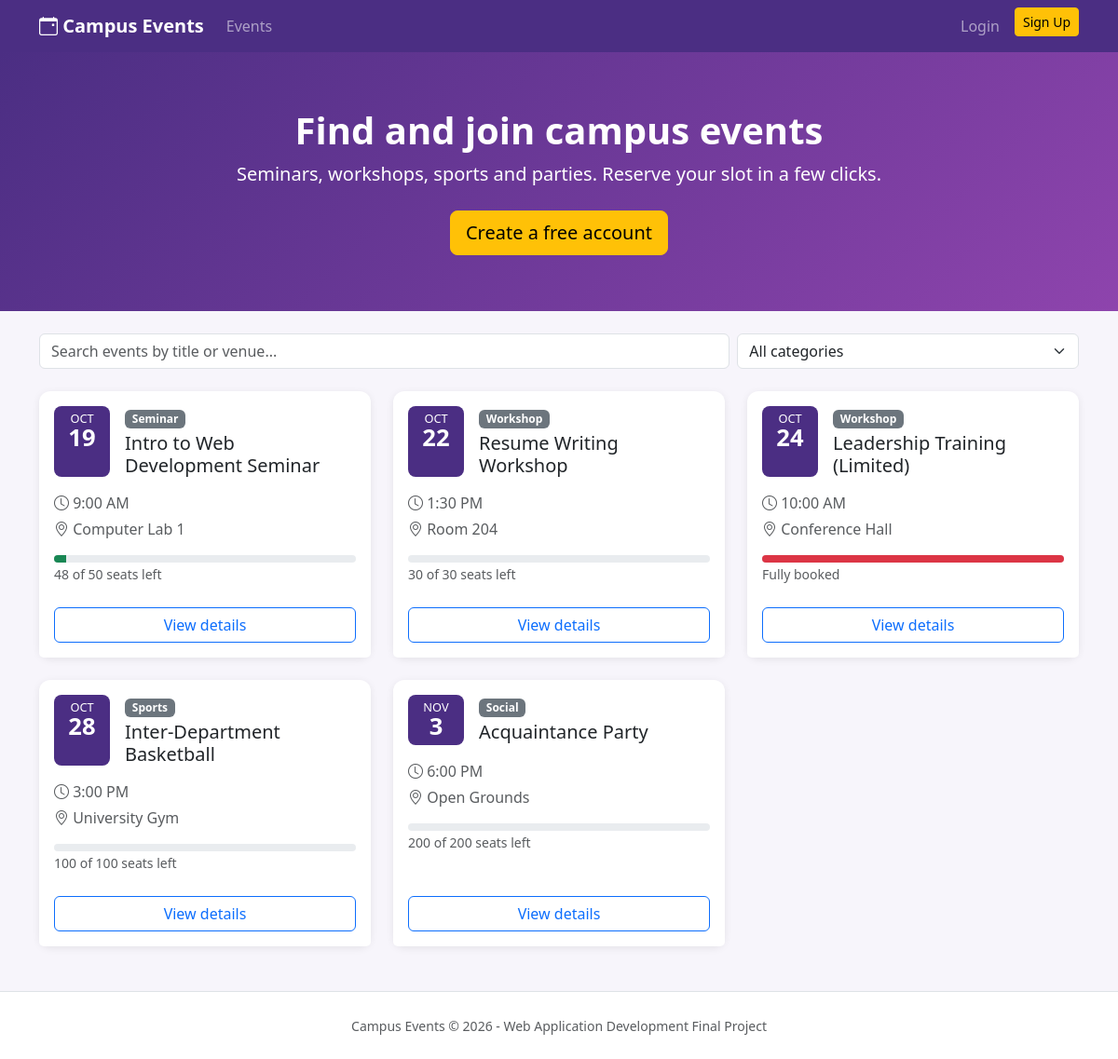
The page / on the database its author committed.
### tables this page shows
CREATE TABLE events (
    id INT AUTO_INCREMENT PRIMARY KEY,
    title VARCHAR(100) NOT NULL,
    category ENUM('Seminar','Workshop','Sports','Social') NOT NULL,
    event_date DATETIME NOT NULL,
    venue VARCHAR(100) NOT NULL,
    capacity INT NOT NULL,
    description TEXT
);

### config.php (called while the page is built, shortened)
<?php
function e($text) {
    return htmlspecialchars((string) $text, ENT_QUOTES, 'UTF-8');
}
function percent_full($registered, $capacity) {
    return min(100, round($registered / $capacity * 100));
}
function bar_color($percent) {
    if ($percent >= 100) {
        return 'bg-danger';
    } elseif ($percent >= 70) {
        return 'bg-warning';
    }
    return 'bg-success';
}

### index.php (the view, shortened to what this page needs)
<?php
require 'config.php';
$sql = 'SELECT events.*,
               (SELECT COUNT(*) FROM registrations WHERE registrations.event_id = events.id) AS registered
        FROM events
        WHERE event_date >= NOW()';
$params = [];
$sql .= ' ORDER BY event_date';
$stmt = $db->prepare($sql);
$stmt->execute($params);
$events = $stmt->fetchAll(PDO::FETCH_ASSOC);
include 'header.php';
?>
<div class="hero">
    <div class="container">
        <h1 class="fw-bold">Find and join campus events</h1>
        <p class="lead mb-4">Seminars, workshops, sports and parties. Reserve your slot in a few clicks.</p>
        <?php if (!isset($_SESSION['user_id'])): ?>
            <a href="register.php" class="btn btn-warning btn-lg">Create a free account</a>
        <?php endif; ?>
    </div>
</div>
<div class="container mt-4">
    <div class="row g-2 mb-4">
        <div class="col-12 col-md-8">
            <input type="text" id="searchBox" class="form-control" placeholder="Search events by title or venue...">
        </div>
        <div class="col-12 col-md-4">
            <form method="get">
                <select name="category" class="form-select" onchange="this.form.submit()">
                    <option value="all">All categories</option>
                </select>
            </form>
        </div>
    </div>
    <div class="row row-cols-1 row-cols-md-2 row-cols-lg-3 g-4" id="eventList">
    <?php foreach ($events as $ev): ?>
        <?php
            $percent = percent_full($ev['registered'], $ev['capacity']);
            $left = $ev['capacity'] - $ev['registered'];
        ?>
        <div class="col event-item">
            <div class="card event-card h-100">
                <div class="card-body">
                    <div class="d-flex gap-3 mb-3">
                        <div class="date-badge">
                            <div class="month"><?= date('M', strtotime($ev['event_date'])) ?></div>
                            <div class="day"><?= date('j', strtotime($ev['event_date'])) ?></div>
                        </div>
                        <div>
                            <span class="badge bg-secondary"><?= e($ev['category']) ?></span>
                            <h5 class="mt-1 mb-0 event-title"><?= e($ev['title']) ?></h5>
                        </div>
                    </div>
                    <p class="mb-1 text-muted"><i class="bi bi-clock"></i> <?= e(date('g:i A', strtotime($ev['event_date']))) ?></p>
                    <p class="mb-3 text-muted event-venue"><i class="bi bi-geo-alt"></i> <?= e($ev['venue']) ?></p>
                    <div class="progress" style="height: 8px;">
                        <div class="progress-bar <?= bar_color($percent) ?>" style="width: <?= $percent ?>%"></div>
                    </div>
                    <small class="text-muted">
                        <?= $left > 0 ? $left . ' of ' . $ev['capacity'] . ' seats left' : 'Fully booked' ?>
                    </small>
                </div>
                <div class="card-footer bg-white border-0 pb-3">
                    <a href="event.php?id=<?= $ev['id'] ?>" class="btn btn-outline-primary w-100">View details</a>
                </div>
            </div>
        </div>
    <?php endforeach; ?>
    </div>
</div>
<?php include 'footer.php'; ?>

### header.php (shortened to what this page needs)
<!DOCTYPE html>
<html lang="en">
<head>
    <link href="https://cdn.jsdelivr.net/npm/bootstrap@5.3.3/dist/css/bootstrap.min.css" rel="stylesheet">
    <link href="https://cdn.jsdelivr.net/npm/bootstrap-icons@1.11.3/font/bootstrap-icons.css" rel="stylesheet">
    <link href="style.css" rel="stylesheet">
</head>
<body>
<nav class="navbar navbar-expand-md navbar-dark navbar-purple">
    <div class="container">
        <a class="navbar-brand fw-bold" href="index.php"><i class="bi bi-calendar-event"></i> Campus Events</a>
        <div class="collapse navbar-collapse" id="menu">
            <ul class="navbar-nav me-auto">
                <li class="nav-item"><a class="nav-link" href="index.php">Events</a></li>
            </ul>
            <ul class="navbar-nav">
                <?php if (isset($_SESSION['user_id'])): ?>
                    <li class="nav-item"><span class="navbar-text me-3">
                        <i class="bi bi-person-circle"></i> <?= e($_SESSION['full_name'] ?? $_SESSION['username']) ?>
                        <?php if ($_SESSION['role'] == 'admin'): ?><span class="badge bg-warning text-dark">organizer</span><?php endif; ?>
                    </span></li>
                    <li class="nav-item"><a class="btn btn-outline-light btn-sm" href="logout.php">Logout</a></li>
                <?php else: ?>
                    <li class="nav-item"><a class="nav-link" href="login.php">Login</a></li>
                    <li class="nav-item"><a class="btn btn-warning btn-sm ms-md-2" href="register.php">Sign Up</a></li>
                <?php endif; ?>
            </ul>
        </div>
    </div>
</nav>

### footer.php (shortened to what this page needs)
<footer class="text-center text-muted py-4 mt-5 border-top bg-white">
    <small>Campus Events &copy; <?= date('Y') ?> - Web Application Development Final Project</small>
</footer>
</body>
</html>

### style.css (style rules this page uses)
body { background-color: #f7f5fb; }
.navbar-purple { background-color: #4b2e83; }
.hero { background: linear-gradient(135deg, #4b2e83, #8e44ad); color: white; padding: 60px 0; text-align: center; }
.event-card { border: none; border-radius: 12px; box-shadow: 0 2px 8px rgba(0, 0, 0, 0.08); }
.date-badge { background-color: #4b2e83; color: white; text-align: center; border-radius: 8px; padding: 6px 12px; line-height: 1.1; min-width: 60px; }
.date-badge .month { font-size: 0.8rem; text-transform: uppercase; }
.date-badge .day { font-size: 1.6rem; font-weight: bold; }

### rows shown on the page
events: event_date "OCT", event_date "19", category "Seminar", title "Intro to Web Development Seminar", event_date "9:00 AM", venue "Computer Lab 1", $percent 4 (drawn), left "48", capacity "50"
events: event_date "OCT", event_date "22", category "Workshop", title "Resume Writing Workshop", event_date "1:30 PM", venue "Room 204", capacity "30"
events: event_date "OCT", event_date "24", category "Workshop", title "Leadership Training (Limited)", event_date "10:00 AM", venue "Conference Hall", $percent 100 (drawn), capacity "Fully booked"
events: event_date "OCT", event_date "28", category "Sports", title "Inter-Department Basketball", event_date "3:00 PM", venue "University Gym", capacity "100"
events: event_date "NOV", event_date "3", category "Social", title "Acquaintance Party", event_date "6:00 PM", venue "Open Grounds", capacity "200"
